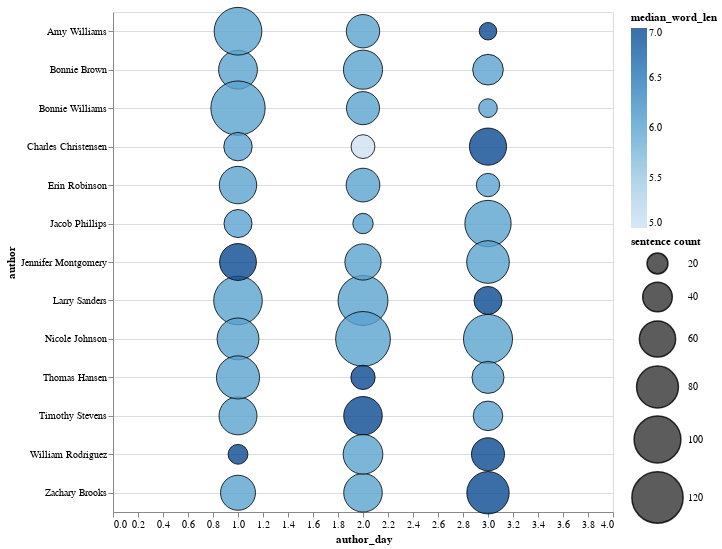

Notebook cell for this chart:
### Code cell
import altair as alt

color = alt.Color('author', scale=scale)

bubbles = alt.Chart().mark_circle(
    opacity=0.8,
    stroke='black',
    strokeWidth=1
).encode(
    alt.X('author_day', scale=alt.Scale(domain=[0, 4]),axis=alt.Axis(grid=False) ),
    alt.Y('median_word_len',axis=alt.Axis(grid=True)),
    alt.Size('sentence_count',
        scale=alt.Scale(range=[0, 3000]),
        legend=alt.Legend(title='sentence count')
    ),
   color = alt.condition(brush, color, alt.value('lightgray')),
   tooltip=[
        alt.Tooltip('median_word_len:Q', title='Word len'),
        alt.Tooltip('sentence_count:Q', title='Sentence count')
    ]
).properties(
    width=500,
    height=500
)


# Bottom panel is a bar chart of weather type
bars = alt.Chart().mark_bar().encode(
    x='count()',
    y='author',
    color=alt.condition(click, color, alt.value('lightgray')),
).transform_filter(
    brush
).properties(
    width=550,
).add_selection(
    click
)


alt.vconcat(
    bubbles,
    bars,
    data=source,
    title="neuefische DS-4 protocols 2020"
)

### Figure 1 — Vega-Lite specification as saved in the notebook (floating-point values rounded to 4 significant figures)
{"config": {"view": {"continuousWidth": 400, "continuousHeight": 300}}, "data": {"name": "data-1f11f1afbe81fb9ac19e8d03aefefe4c"}, "mark": {"type": "circle", "opacity": 0.8, "stroke": "black", "strokeWidth": 1}, "encoding": {"color": {"type": "quantitative", "field": "median_word_len"}, "size": {"type": "quantitative", "field": "sentence_count", "legend": {"title": "sentence count"}, "scale": {"range": [0, 3000]}}, "tooltip": [{"type": "quantitative", "field": "median_word_len", "title": "Word len"}, {"type": "quantitative", "field": "sentence_count", "title": "Sentence count"}], "x": {"type": "quantitative", "axis": {"grid": false}, "field": "author_day", "scale": {"domain": [0, 4]}}, "y": {"type": "nominal", "axis": {"grid": true}, "field": "author"}}, "height": 500, "width": 500, "$schema": "https://vega.github.io/schema/vega-lite/v4.8.1.json", "datasets": {"data-1f11f1afbe81fb9ac19e8d03aefefe4c": [{"author_day": 1, "author": "Erin Robinson", "sentence_count": 64, "median_word_len": 6}, {"author_day": 1, "author": "Bonnie Brown", "sentence_count": 69, "median_word_len": 6}, {"author_day": 1, "author": "Timothy Stevens", "sentence_count": 66, "median_word_len": 6}, {"author_day": 1, "author": "Larry Sanders", "sentence_count": 108, "median_word_len": 6}, {"author_day": 1, "author": "Zachary Brooks", "sentence_count": 56, "median_word_len": 6}, {"author_day": 1, "author": "William Rodriguez", "sentence_count": 18, "median_word_len": 7}, {"author_day": 1, "author": "Amy Williams", "sentence_count": 104, "median_word_len": 6}, {"author_day": 1, "author": "Bonnie Williams", "sentence_count": 135, "median_word_len": 6}, {"author_day": 1, "author": "Nicole Johnson", "sentence_count": 80, "median_word_len": 6}, {"author_day": 1, "author": "Thomas Hansen", "sentence_count": 85, "median_word_len": 6}, {"author_day": 1, "author": "Jennifer Montgomery", "sentence_count": 62, "median_word_len": 7}, {"author_day": 1, "author": "Jacob Phillips", "sentence_count": 36, "median_word_len": 6}, {"author_day": 1, "author": "Charles Christensen", "sentence_count": 37, "median_word_len": 6}, {"author_day": 2, "author": "Bonnie Brown", "sentence_count": 70, "median_word_len": 6}, {"author_day": 2, "author": "Erin Robinson", "sentence_count": 52, "median_word_len": 6}, {"author_day": 2, "author": "Timothy Stevens", "sentence_count": 68, "median_word_len": 7}, {"author_day": 2, "author": "Larry Sanders", "sentence_count": 114, "median_word_len": 6}, {"author_day": 2, "author": "Zachary Brooks", "sentence_count": 68, "median_word_len": 6}, {"author_day": 2, "author": "Amy Williams", "sentence_count": 51, "median_word_len": 6}, {"author_day": 2, "author": "William Rodriguez", "sentence_count": 72, "median_word_len": 6}, {"author_day": 2, "author": "Bonnie Williams", "sentence_count": 50, "median_word_len": 6}, {"author_day": 2, "author": "Nicole Johnson", "sentence_count": 137, "median_word_len": 6}, {"author_day": 2, "author": "Thomas Hansen", "sentence_count": 27, "median_word_len": 7}, {"author_day": 2, "author": "Charles Christensen", "sentence_count": 26, "median_word_len": 5}, {"author_day": 2, "author": "Jacob Phillips", "sentence_count": 19, "median_word_len": 6}, {"author_day": 2, "author": "Jennifer Montgomery", "sentence_count": 60, "median_word_len": 6}, {"author_day": 3, "author": "Erin Robinson", "sentence_count": 25, "median_word_len": 6}, {"author_day": 3, "author": "Bonnie Brown", "sentence_count": 43, "median_word_len": 6}, {"author_day": 3, "author": "Timothy Stevens", "sentence_count": 40, "median_word_len": 6}, {"author_day": 3, "author": "Larry Sanders", "sentence_count": 36, "median_word_len": 7}, {"author_day": 3, "author": "Zachary Brooks", "sentence_count": 82, "median_word_len": 7}, {"author_day": 3, "author": "William Rodriguez", "sentence_count": 50, "median_word_len": 7}, {"author_day": 3, "author": "Amy Williams", "sentence_count": 14, "median_word_len": 7}, {"author_day": 3, "author": "Bonnie Williams", "sentence_count": 16, "median_word_len": 6}, {"author_day": 3, "author": "Nicole Johnson", "sentence_count": 110, "median_word_len": 6}, {"author_day": 3, "author": "Jacob Phillips", "sentence_count": 98, "median_word_len": 6}, {"author_day": 3, "author": "Charles Christensen", "sentence_count": 63, "median_word_len": 7}, {"author_day": 3, "author": "Thomas Hansen", "sentence_count": 47, "median_word_len": 6}, {"author_day": 3, "author": "Jennifer Montgomery", "sentence_count": 83, "median_word_len": 6}]}}
